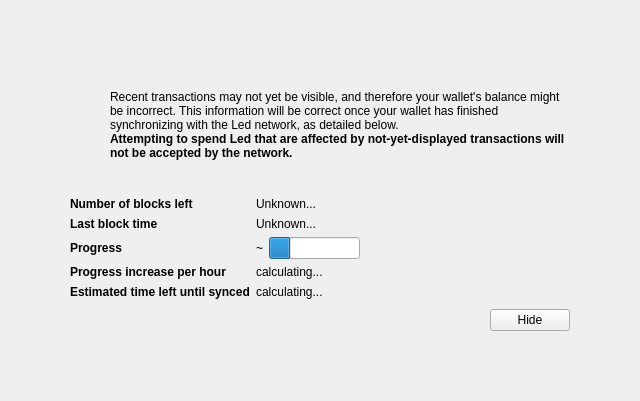
<?xml version="1.0" encoding="UTF-8"?>
<ui version="4.0">
 <class>ModalOverlay</class>
 <widget class="ModalOverlay" name="ModalOverlay">
  <property name="geometry">
   <rect>
    <x>0</x>
    <y>0</y>
    <width>640</width>
    <height>401</height>
   </rect>
  </property>
  <property name="windowTitle">
   <string>Form</string>
  </property>
  <layout class="QVBoxLayout" name="verticalLayout" stretch="0">
   <property name="sizeConstraint">
    <enum>QLayout::SetDefaultConstraint</enum>
   </property>
   <property name="leftMargin">
    <number>0</number>
   </property>
   <property name="topMargin">
    <number>0</number>
   </property>
   <property name="rightMargin">
    <number>0</number>
   </property>
   <property name="bottomMargin">
    <number>0</number>
   </property>
   <item>
    <widget class="QWidget" name="bgWidget" native="true">
     <property name="styleSheet">
      <string notr="true"/>
     </property>
     <layout class="QVBoxLayout" name="verticalLayoutMain" stretch="0">
      <property name="leftMargin">
       <number>60</number>
      </property>
      <property name="topMargin">
       <number>60</number>
      </property>
      <property name="rightMargin">
       <number>60</number>
      </property>
      <property name="bottomMargin">
       <number>60</number>
      </property>
      <item>
       <widget class="QWidget" name="contentWidget" native="true">
        <property name="styleSheet">
         <string notr="true"/>
        </property>
        <layout class="QVBoxLayout" name="verticalLayoutSub" stretch="1,0,0,0,0">
         <property name="spacing">
          <number>0</number>
         </property>
         <property name="leftMargin">
          <number>10</number>
         </property>
         <property name="topMargin">
          <number>10</number>
         </property>
         <property name="rightMargin">
          <number>10</number>
         </property>
         <property name="bottomMargin">
          <number>10</number>
         </property>
         <item>
          <layout class="QHBoxLayout" name="horizontalLayoutIconText" stretch="0,1">
           <property name="topMargin">
            <number>20</number>
           </property>
           <item>
            <layout class="QVBoxLayout" name="verticalLayoutIcon">
             <property name="leftMargin">
              <number>0</number>
             </property>
             <item>
              <widget class="QPushButton" name="warningIcon">
               <property name="enabled">
                <bool>false</bool>
               </property>
               <property name="text">
                <string/>
               </property>
               <property name="icon">
                <iconset>
                 <normaloff>:/icons/warning</normaloff>
                 <disabledoff>:/icons/warning</disabledoff>:/icons/warning</iconset>
               </property>
               <property name="iconSize">
                <size>
                 <width>48</width>
                 <height>48</height>
                </size>
               </property>
               <property name="flat">
                <bool>true</bool>
               </property>
              </widget>
             </item>
             <item>
              <spacer name="verticalSpacerWarningIcon">
               <property name="orientation">
                <enum>Qt::Vertical</enum>
               </property>
               <property name="sizeHint" stdset="0">
                <size>
                 <width>20</width>
                 <height>40</height>
                </size>
               </property>
              </spacer>
             </item>
            </layout>
           </item>
           <item>
            <layout class="QVBoxLayout" name="verticalLayoutInfoText">
             <property name="leftMargin">
              <number>0</number>
             </property>
             <property name="topMargin">
              <number>0</number>
             </property>
             <item>
              <widget class="QLabel" name="infoText">
               <property name="text">
                <string>Recent transactions may not yet be visible, and therefore your wallet's balance might be incorrect. This information will be correct once your wallet has finished synchronizing with the Led network, as detailed below.</string>
               </property>
               <property name="textFormat">
                <enum>Qt::RichText</enum>
               </property>
               <property name="wordWrap">
                <bool>true</bool>
               </property>
              </widget>
             </item>
             <item>
              <widget class="QLabel" name="infoTextStrong">
               <property name="font">
                <font>
                 <weight>75</weight>
                 <bold>true</bold>
                </font>
               </property>
               <property name="text">
                <string>Attempting to spend Led that are affected by not-yet-displayed transactions will not be accepted by the network.</string>
               </property>
               <property name="textFormat">
                <enum>Qt::RichText</enum>
               </property>
               <property name="wordWrap">
                <bool>true</bool>
               </property>
              </widget>
             </item>
             <item>
              <spacer name="verticalSpacerInTextSpace">
               <property name="orientation">
                <enum>Qt::Vertical</enum>
               </property>
               <property name="sizeHint" stdset="0">
                <size>
                 <width>20</width>
                 <height>40</height>
                </size>
               </property>
              </spacer>
             </item>
            </layout>
           </item>
          </layout>
         </item>
         <item>
          <spacer name="verticalSpacerAfterText">
           <property name="orientation">
            <enum>Qt::Vertical</enum>
           </property>
           <property name="sizeHint" stdset="0">
            <size>
             <width>20</width>
             <height>40</height>
            </size>
           </property>
          </spacer>
         </item>
         <item>
          <layout class="QFormLayout" name="formLayout">
           <property name="fieldGrowthPolicy">
            <enum>QFormLayout::FieldsStayAtSizeHint</enum>
           </property>
           <property name="horizontalSpacing">
            <number>6</number>
           </property>
           <property name="verticalSpacing">
            <number>6</number>
           </property>
           <property name="topMargin">
            <number>10</number>
           </property>
           <item row="0" column="0">
            <widget class="QLabel" name="labelNumberOfBlocksLeft">
             <property name="font">
              <font>
               <weight>75</weight>
               <bold>true</bold>
              </font>
             </property>
             <property name="text">
              <string>Number of blocks left</string>
             </property>
            </widget>
           </item>
           <item row="0" column="1">
            <widget class="QLabel" name="numberOfBlocksLeft">
             <property name="text">
              <string>Unknown...</string>
             </property>
            </widget>
           </item>
           <item row="1" column="0">
            <widget class="QLabel" name="labelLastBlockTime">
             <property name="font">
              <font>
               <weight>75</weight>
               <bold>true</bold>
              </font>
             </property>
             <property name="text">
              <string>Last block time</string>
             </property>
            </widget>
           </item>
           <item row="1" column="1">
            <widget class="QLabel" name="newestBlockDate">
             <property name="sizePolicy">
              <sizepolicy hsizetype="Maximum" vsizetype="Preferred">
               <horstretch>0</horstretch>
               <verstretch>0</verstretch>
              </sizepolicy>
             </property>
             <property name="text">
              <string>Unknown...</string>
             </property>
            </widget>
           </item>
           <item row="2" column="0">
            <widget class="QLabel" name="labelSyncDone">
             <property name="font">
              <font>
               <weight>75</weight>
               <bold>true</bold>
              </font>
             </property>
             <property name="text">
              <string>Progress</string>
             </property>
            </widget>
           </item>
           <item row="2" column="1">
            <layout class="QHBoxLayout" name="horizontalLayoutSync" stretch="0,1">
             <item>
              <widget class="QLabel" name="percentageProgress">
               <property name="text">
                <string>~</string>
               </property>
              </widget>
             </item>
             <item>
              <widget class="QProgressBar" name="progressBar">
               <property name="value">
                <number>24</number>
               </property>
               <property name="format">
                <string/>
               </property>
              </widget>
             </item>
            </layout>
           </item>
           <item row="4" column="0">
            <widget class="QLabel" name="labelProgressIncrease">
             <property name="font">
              <font>
               <weight>75</weight>
               <bold>true</bold>
              </font>
             </property>
             <property name="text">
              <string>Progress increase per hour</string>
             </property>
            </widget>
           </item>
           <item row="4" column="1">
            <widget class="QLabel" name="progressIncreasePerH">
             <property name="text">
              <string>calculating...</string>
             </property>
            </widget>
           </item>
           <item row="5" column="0">
            <widget class="QLabel" name="labelEstimatedTimeLeft">
             <property name="font">
              <font>
               <weight>75</weight>
               <bold>true</bold>
              </font>
             </property>
             <property name="text">
              <string>Estimated time left until synced</string>
             </property>
            </widget>
           </item>
           <item row="5" column="1">
            <widget class="QLabel" name="expectedTimeLeft">
             <property name="text">
              <string>calculating...</string>
             </property>
            </widget>
           </item>
          </layout>
         </item>
         <item>
          <layout class="QHBoxLayout" name="horizontalLayoutButtons">
           <property name="leftMargin">
            <number>10</number>
           </property>
           <property name="topMargin">
            <number>10</number>
           </property>
           <item>
            <spacer name="horizontalSpacer">
             <property name="orientation">
              <enum>Qt::Horizontal</enum>
             </property>
             <property name="sizeHint" stdset="0">
              <size>
               <width>40</width>
               <height>20</height>
              </size>
             </property>
            </spacer>
           </item>
           <item>
            <widget class="QPushButton" name="closeButton">
             <property name="text">
              <string>Hide</string>
             </property>
            </widget>
           </item>
          </layout>
         </item>
         <item>
          <layout class="QVBoxLayout" name="verticalLayout_2">
           <item>
            <spacer name="verticalSpacer">
             <property name="orientation">
              <enum>Qt::Vertical</enum>
             </property>
             <property name="sizeHint" stdset="0">
              <size>
               <width>20</width>
               <height>40</height>
              </size>
             </property>
            </spacer>
           </item>
          </layout>
         </item>
        </layout>
       </widget>
      </item>
     </layout>
    </widget>
   </item>
  </layout>
 </widget>
 <customwidgets>
  <customwidget>
   <class>ModalOverlay</class>
   <extends>QWidget</extends>
   <header>modaloverlay.h</header>
   <container>1</container>
  </customwidget>
 </customwidgets>
 <resources/>
 <connections/>
</ui>
